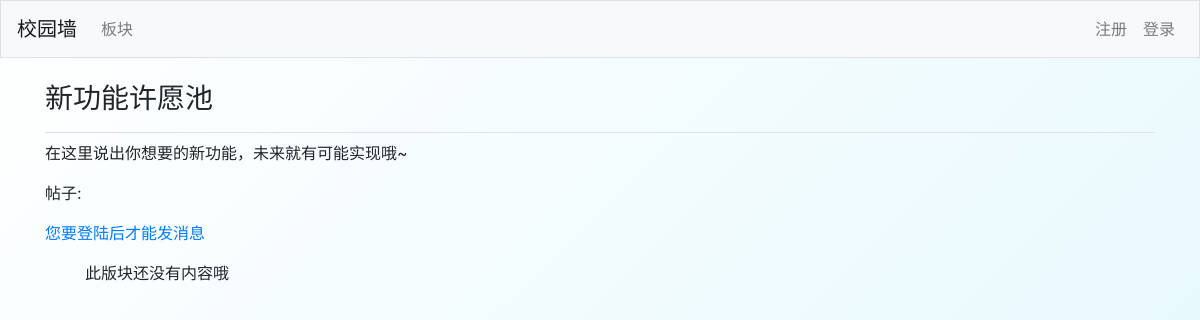
Before: /topics/4/ with the older database file.
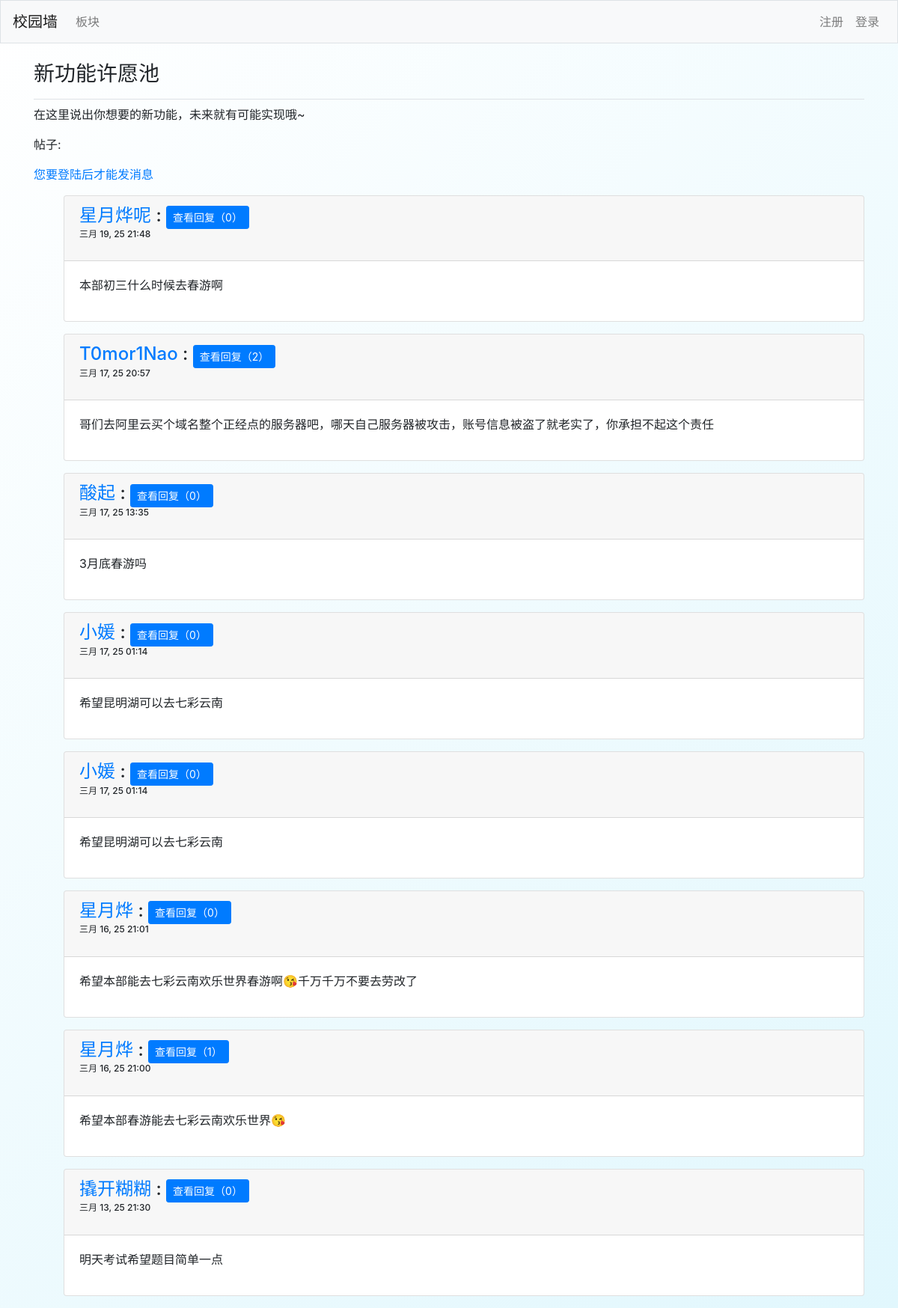
After: the same page with the newer database file.
### xyq_files/models.py (models this page shows, shortened)
class Topic(models.Model):
    text = models.CharField(max_length=200)
    date_added = models.DateTimeField(auto_now_add=True)
    def __str__(self):
        return self.text

class Entry(models.Model):
    topic = models.ForeignKey(Topic,on_delete=models.CASCADE)
    text = models.TextField()
    date_added = models.DateTimeField(auto_now=True)
    owner = models.ForeignKey(CustomUser,on_delete=models.CASCADE,null=True)
    is_read = models.BooleanField(default=False)
    class Meta:
        verbose_name_plural = 'entries'

### users/models.py (models this page shows)
class CustomUser(AbstractUser):
    phone_number = models.CharField(max_length=15, blank=True, null=True)  # 允许 NULL
    introduction = models.CharField(max_length=400, blank=True, default='这个家伙很懒，还没有添加简介~~')

### xyq_files/views.py (the view)
# urls.py: path('topics/<int:topic_id>/', views.topic,name='topic'),
def topic(request,topic_id):
    topic =Topic.objects.get(id=topic_id)
    entries = topic.entry_set.order_by('-date_added')
    for entry in entries:
        entry.reply_count = entry.reply_set.count()
    context ={'topic': topic,'entries': entries}
    return render(request,'xyq_files/topic.html',context)

### xyq_files/context_processors.py (called while the page is built)
def unread_count_processor(request):
    if request.user.is_authenticated:
        unread_count = Reply.objects.filter(entry__owner=request.user, is_read=False).count()
    else:
        unread_count = 0
    return {'unread_count': unread_count}

### xyq_files/templates/xyq_files/topic.html
{% extends "xyq_files/base.html" %}
{% block page_header %}
    <h3>{{ topic }}</h3>
{% endblock page_header %}
{% block content %}
    {% if topic.id == 4 %}
        <p>
            在这里说出你想要的新功能，未来就有可能实现哦~
        </p>
    {% endif %}
    <p>帖子:</p>
    {% if topic.id != 3 and user.is_authenticated %}
        <p>
            <a class="btn btn-lg btn-primary" href="{% url 'xyq_files:new_entry' topic.id %}"
            role="button">发消息&raquo;</a>
        </p>
    {% elif  topic.id != 3 and not user.is_authenticated %}
        <p>
            <a href="{% url 'users:login' %}">您要登陆后才能发消息</a>
        </p>
    {% endif %}
    <ul>
    {% for entry in entries %}
        <div class="card mb-3">
            <h4 class="card-header">
                <a href="{% url 'users:introduction' entry.owner.id %}">{{ entry.owner }}</a> :
                <small></small><small><small>
                    <a href="{% url 'xyq_files:entry' entry.id %}" class="btn btn-primary btn-sm">查看回复（{{entry.reply_count}}）</a>
                </small></small></small></small>
                <p style="font-size: 12px;">
                    {{ entry.date_added|date:'M d, y H:i'}}
                </p>
                </h4>
                <div class="card-body">
                    {{ entry.text|linebreaks }}
            </div>
        </div>
    {% empty %}
        <p>此版块还没有内容哦</p>
    {% endfor %}
    </ul>
{% endblock content %}

### xyq_files/templates/xyq_files/base.html (shortened to what this page needs)
<link rel="stylesheet" href="https://unpkg.com/bootstrap@4.6.2/dist/css/bootstrap-theme.min.css"
>
{% load bootstrap4 %}
<!doctype html>
<html lang="zh-CN">
<head>
    {% bootstrap_css %}
</head>
<body>
    <nav class="navbar navbar-expand-md navbar-light bg-light mb-4 border">
        <a class="navbar-brand" href="{% url 'xyq_files:index' %}">
            校园墙
        </a>
        <div class="collapse navbar-collapse" id="navbarCollapse">
            <ul class="navbar-nav mr-auto">
                <li class="nav-item">
                    <a class="nav-link" href="{% url 'xyq_files:topics' %}">板块</a>
                </li>
            </ul>
            <ul class="navbar-nav ml-auto">
                {% if user.is_authenticated %}
                    {% if unread_count > 0 %}
                        <li class="nav-item">
                            <a class="nav-link" href="{% url 'xyq_files:unread_messages' %}">你有<strong>{{ unread_count }}</strong>条未读消息</a></span>
                        </li>
                    {% endif %}
                    <li class="nav-item">
                        <span class="navbar-text"><a href="{% url 'users:introduction' user.id %}">{{ user.username }}</a>, 欢迎来到校园墙。</span>
                    </li>
                    <li class="nav-item">
                        <a class="nav-link" href="{% url 'users:logout' %}">登出</a>
                    </li>
                {% else %}
                    <li class="nav-item">
                        <a class="nav-link" href="{% url 'users:register' %}">注册</a>
                    </li>
                    <li class="nav-item">
                        <a class="nav-link" href="{% url 'users:login' %}">登录</a>
                    </li>
                {% endif %}
            </ul>
        </div>
    </nav>
    <main role="main" class="container">
        <div class="pb-2 mb-2 border-bottom">
            {% block page_header %}{% endblock page_header %}
        </div>
        <div>
            {% block content %}{% endblock content %}
        </div>
    </main>
</body>
</html>

### xyq_files/templates/xyq_files/base.html (style rules this page uses)
body { background: linear-gradient(135deg, #ffffff, #e1f7fd); }

Changed rows visible on the page:
added Entry: owner "星月烨呢", reply_count "0", date_added "三月 19, 25 21:48", text "本部初三什么时候去春游啊"
added Entry: owner "T0mor1Nao", reply_count "2", date_added "三月 17, 25 20:57", text "哥们去阿里云买个域名整个正经点的服务器吧，哪天自己服务器被攻击，账号信息被盗了就老实了，你承担不起这个责任"
added Entry: owner "酸起", reply_count "0", date_added "三月 17, 25 13:35", text "3月底春游吗"
added Entry: owner "小媛", reply_count "0", date_added "三月 17, 25 01:14", text "希望昆明湖可以去七彩云南"
added Entry: owner "小媛", reply_count "0", date_added "三月 17, 25 01:14", text "希望昆明湖可以去七彩云南"
added Entry: owner "星月烨", reply_count "0", date_added "三月 16, 25 21:01", text "希望本部能去七彩云南欢乐世界春游啊😘千万千万不要去劳改了"
added Entry: owner "星月烨", reply_count "1", date_added "三月 16, 25 21:00", text "希望本部春游能去七彩云南欢乐世界😘"
added Entry: owner "撬开糊糊", reply_count "0", date_added "三月 13, 25 21:30", text "明天考试希望题目简单一点"
Other visible differences:
text no longer shown: "此版块还没有内容哦"
